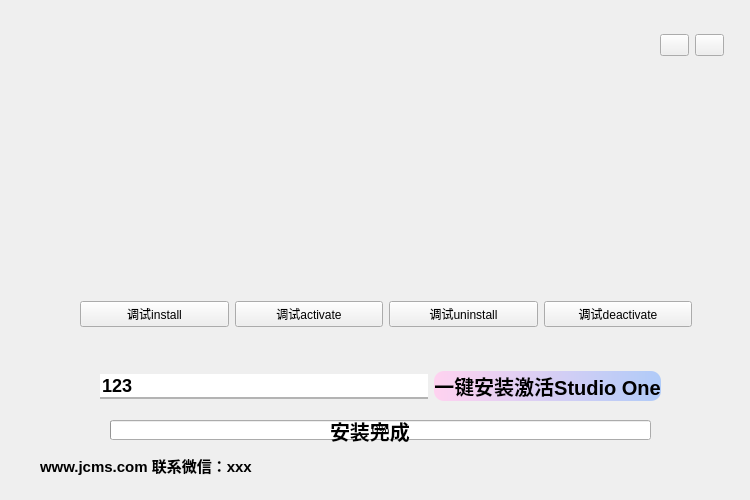
<?xml version="1.0" encoding="UTF-8"?>
<ui version="4.0">
 <class>Form</class>
 <widget class="QWidget" name="Form">
  <property name="geometry">
   <rect>
    <x>0</x>
    <y>0</y>
    <width>750</width>
    <height>500</height>
   </rect>
  </property>
  <property name="windowTitle">
   <string>酒城美声音频</string>
  </property>
  <property name="styleSheet">
   <string notr="true"/>
  </property>
  <widget class="QLabel" name="label">
   <property name="enabled">
    <bool>true</bool>
   </property>
   <property name="geometry">
    <rect>
     <x>0</x>
     <y>0</y>
     <width>750</width>
     <height>500</height>
    </rect>
   </property>
   <property name="styleSheet">
    <string notr="true">border-image: url(:/img/backgroud.jpg);
border-radius:55px;</string>
   </property>
   <property name="text">
    <string/>
   </property>
   <property name="scaledContents">
    <bool>false</bool>
   </property>
  </widget>
  <widget class="QLabel" name="label_2">
   <property name="geometry">
    <rect>
     <x>40</x>
     <y>760</y>
     <width>341</width>
     <height>16</height>
    </rect>
   </property>
   <property name="text">
    <string>【酒城美声音频】www.jcms.com  联系微信：HongKongNiceBoy</string>
   </property>
  </widget>
  <widget class="QWidget" name="layoutWidget">
   <property name="geometry">
    <rect>
     <x>660</x>
     <y>20</y>
     <width>64</width>
     <height>51</height>
    </rect>
   </property>
   <layout class="QHBoxLayout" name="horizontalLayout_3">
    <item>
     <widget class="QPushButton" name="pushButton_minimized">
      <property name="text">
       <string/>
      </property>
      <property name="icon">
       <iconset resource="resource.qrc">
        <normaloff>:/img/zuixiaohua.png</normaloff>:/img/zuixiaohua.png</iconset>
      </property>
     </widget>
    </item>
    <item>
     <widget class="QPushButton" name="pushButton_close">
      <property name="text">
       <string/>
      </property>
      <property name="icon">
       <iconset resource="resource.qrc">
        <normaloff>:/img/close.png</normaloff>:/img/close.png</iconset>
      </property>
     </widget>
    </item>
   </layout>
  </widget>
  <widget class="QLabel" name="label_3">
   <property name="geometry">
    <rect>
     <x>40</x>
     <y>450</y>
     <width>311</width>
     <height>31</height>
    </rect>
   </property>
   <property name="styleSheet">
    <string notr="true">QLabel{
font-family:'Microsoft YaHei';
text-align:top;

font-size:15px;
font-weight:bold;
}</string>
   </property>
   <property name="text">
    <string>www.jcms.com 联系微信：xxx</string>
   </property>
  </widget>
  <widget class="QWidget" name="layoutWidget">
   <property name="geometry">
    <rect>
     <x>100</x>
     <y>360</y>
     <width>561</width>
     <height>53</height>
    </rect>
   </property>
   <layout class="QHBoxLayout" name="horizontalLayout_2">
    <item>
     <widget class="QLineEdit" name="lineEdit">
      <property name="styleSheet">
       <string notr="true">QLineEdit{
    border:none;    
    border-bottom:2px solid #B3B3B3;
    font-family:'Microsoft YaHei';
    font-size:18px;
    font-weight:bold;
    }
QLineEdit:hover{
    border-bottom:3px solid #66A3FF;
    }
QLineEdit:focus{
    border-bottom:3px solid #E680BD;
    }</string>
      </property>
      <property name="inputMask">
       <string/>
      </property>
      <property name="text">
       <string>123</string>
      </property>
      <property name="placeholderText">
       <string>请输入授权码：</string>
      </property>
     </widget>
    </item>
    <item>
     <widget class="QPushButton" name="pushButton_login">
      <property name="styleSheet">
       <string notr="true">QPushButton{
font-family:'Microsoft YaHei';
text-align:top;
background-color:qlineargradient(spread:pad, x1:0, y1:0, x2:1, y2:0, stop:0 #ffd2f0, stop:1 #b0cbf8);
border-radius:10px;
border:none;

font-size:20px;
font-weight:bold;
}
QPushButton:hover
{
background-color: qlineargradient(spread:repeat, x1:0, y1:0, x2:1, y2:1, stop:0 rgba(170, 0,20,255 ), stop:1 rgba(0,0,255, 200));
}</string>
      </property>
      <property name="text">
       <string>一键安装激活Studio One</string>
      </property>
     </widget>
    </item>
   </layout>
  </widget>
  <widget class="QWidget" name="layoutWidget">
   <property name="geometry">
    <rect>
     <x>80</x>
     <y>300</y>
     <width>612</width>
     <height>29</height>
    </rect>
   </property>
   <layout class="QHBoxLayout" name="horizontalLayout">
    <item>
     <widget class="QPushButton" name="pushButton_install">
      <property name="enabled">
       <bool>true</bool>
      </property>
      <property name="text">
       <string>调试install</string>
      </property>
     </widget>
    </item>
    <item>
     <widget class="QPushButton" name="pushButton_activate">
      <property name="enabled">
       <bool>true</bool>
      </property>
      <property name="text">
       <string>调试activate</string>
      </property>
     </widget>
    </item>
    <item>
     <widget class="QPushButton" name="pushButton_uninstall">
      <property name="text">
       <string>调试uninstall</string>
      </property>
     </widget>
    </item>
    <item>
     <widget class="QPushButton" name="pushButton_deactivate">
      <property name="text">
       <string>调试deactivate</string>
      </property>
     </widget>
    </item>
   </layout>
  </widget>
  <widget class="QProgressBar" name="progressBar">
   <property name="geometry">
    <rect>
     <x>110</x>
     <y>420</y>
     <width>541</width>
     <height>20</height>
    </rect>
   </property>
   <property name="styleSheet">
    <string notr="true"/>
   </property>
   <property name="value">
    <number>0</number>
   </property>
  </widget>
  <widget class="QLabel" name="label_done">
   <property name="geometry">
    <rect>
     <x>330</x>
     <y>410</y>
     <width>81</width>
     <height>41</height>
    </rect>
   </property>
   <property name="styleSheet">
    <string notr="true">QLabel{
font-family:'Microsoft YaHei';
text-align:top;

font-size:20px;
font-weight:bold;
}</string>
   </property>
   <property name="text">
    <string>安装完成</string>
   </property>
  </widget>
 </widget>
 <resources>
  <include location="resource.qrc"/>
 </resources>
 <connections>
  <connection>
   <sender>pushButton_close</sender>
   <signal>clicked()</signal>
   <receiver>Form</receiver>
   <slot>close()</slot>
   <hints>
    <hint type="sourcelabel">
     <x>1149</x>
     <y>54</y>
    </hint>
    <hint type="destinationlabel">
     <x>1117</x>
     <y>-12</y>
    </hint>
   </hints>
  </connection>
  <connection>
   <sender>pushButton_minimized</sender>
   <signal>clicked()</signal>
   <receiver>Form</receiver>
   <slot>showMinimized()</slot>
   <hints>
    <hint type="sourcelabel">
     <x>1108</x>
     <y>62</y>
    </hint>
    <hint type="destinationlabel">
     <x>599</x>
     <y>399</y>
    </hint>
   </hints>
  </connection>
 </connections>
</ui>
